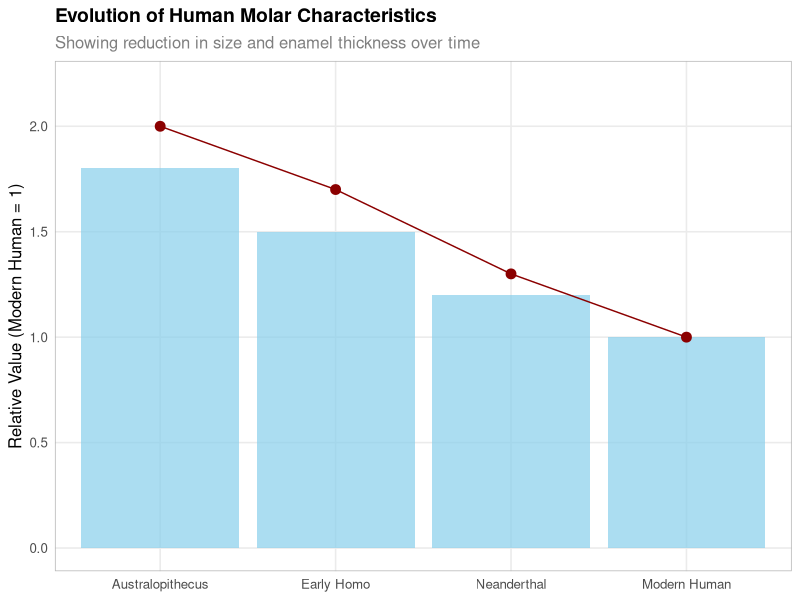
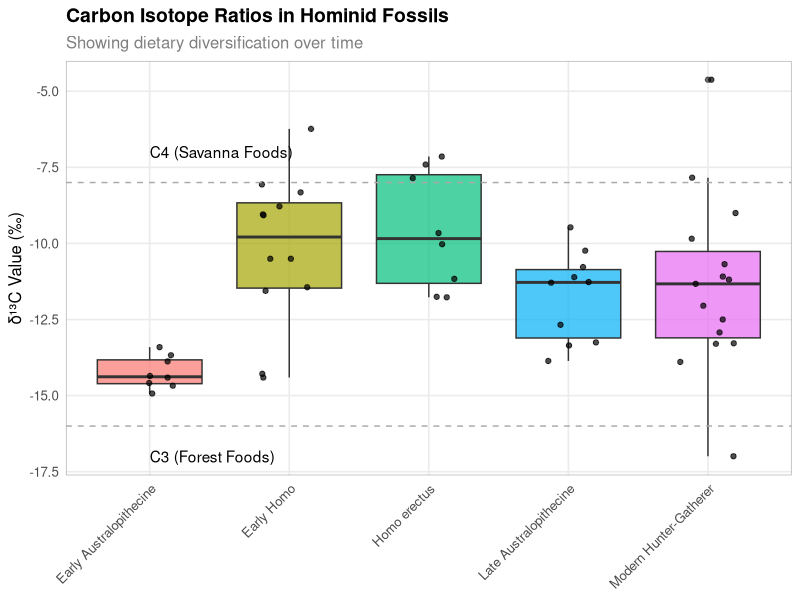
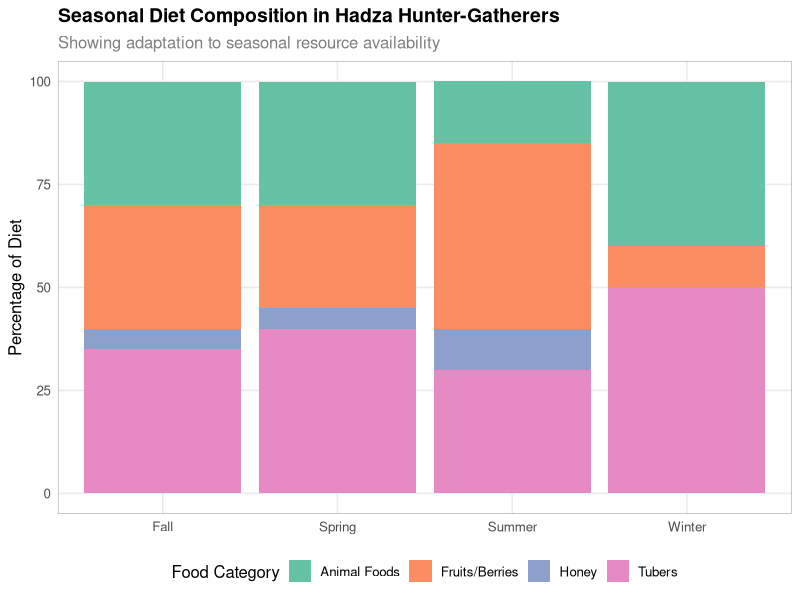
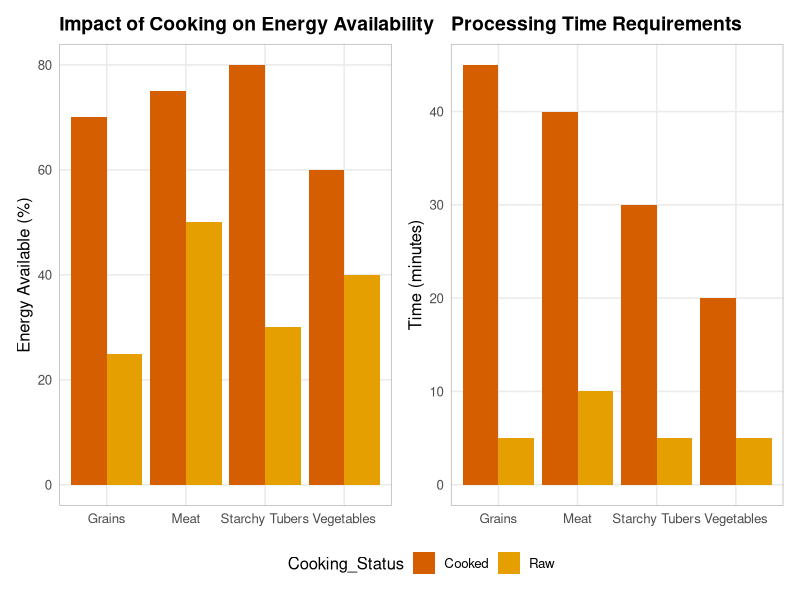
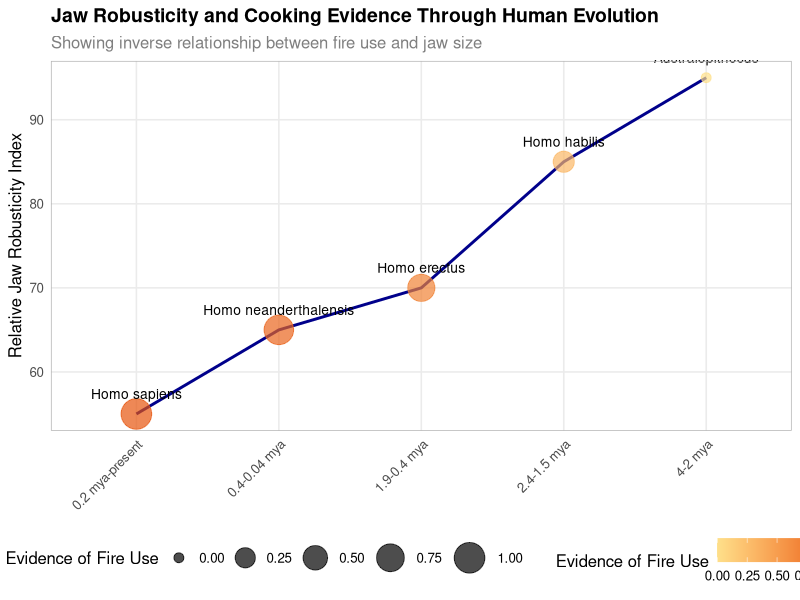

The R source for these figures, in order:
## ---- chunk 1
# Load necessary packages for this chapter
library(tidyverse)
library(knitr)
library(ggpubr)
library(patchwork)
library(here)

# Set default options
knitr::opts_chunk$set(
  echo = FALSE,
  message = FALSE,
  warning = FALSE,
  fig.width = 7,
  fig.height = 5,
  dpi = 300,
  out.width = "100%"
)

# Set consistent theme for all visualizations
theme_set(theme_minimal(base_size = 12) +
  theme(
    panel.grid.minor = element_blank(),
    panel.border = element_rect(color = "grey70", fill = NA, size = 0.5),
    plot.title = element_text(face = "bold", size = 14),
    plot.subtitle = element_text(size = 12, color = "grey50")
  )
)
## ---- chunk 2
# Sample code to create evolutionary tooth comparison
# In actual use, you would import real data

# Create sample data for visualization
hominid_teeth <- tibble(
  Species = factor(c("Australopithecus", "Early Homo", "Neanderthal", "Modern Human"),
                  levels = c("Australopithecus", "Early Homo", "Neanderthal", "Modern Human")),
  Molar_Size = c(1.8, 1.5, 1.2, 1.0),  # Relative sizes
  Enamel_Thickness = c(2.0, 1.7, 1.3, 1.0),  # Relative thickness
  Complexity = c(2.0, 1.8, 1.3, 1.0)  # Relative complexity
)

# Create visualization
ggplot(hominid_teeth, aes(x = Species, y = Molar_Size)) +
  geom_bar(stat = "identity", fill = "skyblue", alpha = 0.7) +
  geom_point(aes(y = Enamel_Thickness), color = "darkred", size = 3) +
  geom_line(aes(y = Enamel_Thickness, group = 1), color = "darkred") +
  labs(
    title = "Evolution of Human Molar Characteristics",
    subtitle = "Showing reduction in size and enamel thickness over time",
    y = "Relative Value (Modern Human = 1)",
    x = NULL
  ) +
  scale_y_continuous(limits = c(0, 2.2))
## ---- chunk 3
# Sample visualization of isotope data
# In actual use, you would import real data

# Create sample isotope data
isotope_data <- tibble(
  Era = c(rep("Early Australopithecine", 8), 
          rep("Late Australopithecine", 10),
          rep("Early Homo", 12), 
          rep("Homo erectus", 8),
          rep("Modern Hunter-Gatherer", 15)),
  d13C = c(rnorm(8, -14, 1), 
           rnorm(10, -12, 1.5),
           rnorm(12, -11, 1.8), 
           rnorm(8, -10, 2),
           rnorm(15, -12, 3)),
  Diet_Type = case_when(
    d13C < -16 ~ "Pure C3 (Forest)",
    d13C > -8 ~ "Pure C4 (Savanna)",
    TRUE ~ "Mixed C3/C4"
  )
)

# Create visualization
ggplot(isotope_data, aes(x = Era, y = d13C, fill = Era)) +
  geom_boxplot(alpha = 0.7) +
  geom_jitter(width = 0.2, alpha = 0.7) +
  geom_hline(yintercept = c(-16, -8), linetype = "dashed", color = "darkgrey") +
  annotate("text", x = 1, y = -17, label = "C3 (Forest Foods)", hjust = 0) +
  annotate("text", x = 1, y = -7, label = "C4 (Savanna Foods)", hjust = 0) +
  labs(
    title = "Carbon Isotope Ratios in Hominid Fossils",
    subtitle = "Showing dietary diversification over time",
    y = "δ¹³C Value (‰)",
    x = NULL
  ) +
  theme(axis.text.x = element_text(angle = 45, hjust = 1),
        legend.position = "none")
## ---- chunk 4
# Sample data for hunter-gatherer seasonal diet composition
# In actual use, you would import real data

# Create sample seasonal data
seasons <- c("Spring", "Summer", "Fall", "Winter")
hadza_data <- tibble(
  Season = rep(seasons, each = 4),
  Food_Category = rep(c("Tubers", "Fruits/Berries", "Honey", "Animal Foods"), 4),
  Percentage = c(
    40, 25, 5, 30,  # Spring
    30, 45, 10, 15, # Summer
    35, 30, 5, 30,  # Fall
    50, 10, 0, 40   # Winter
  )
)

# Create visualization
ggplot(hadza_data, aes(x = Season, y = Percentage, fill = Food_Category)) +
  geom_bar(stat = "identity", position = "stack") +
  scale_fill_brewer(palette = "Set2") +
  labs(
    title = "Seasonal Diet Composition in Hadza Hunter-Gatherers",
    subtitle = "Showing adaptation to seasonal resource availability",
    y = "Percentage of Diet",
    x = NULL,
    fill = "Food Category"
  ) +
  theme(legend.position = "bottom")
## ---- chunk 5
# Sample data for cooking impact
# In actual use, you would import real data

cooking_impact <- tibble(
  Food_Type = rep(c("Starchy Tubers", "Meat", "Vegetables", "Grains"), each = 2),
  Cooking_Status = rep(c("Raw", "Cooked"), 4),
  Energy_Available = c(
    30, 80,  # Tubers raw vs cooked
    50, 75,  # Meat raw vs cooked
    40, 60,  # Vegetables raw vs cooked
    25, 70   # Grains raw vs cooked
  ),
  Prep_Time = c(
    5, 30,  # Tubers
    10, 40, # Meat
    5, 20,  # Vegetables
    5, 45   # Grains
  )
)

# Create visualization
cooking_plot <- ggplot(cooking_impact, aes(x = Food_Type, y = Energy_Available, 
                                fill = Cooking_Status, group = Cooking_Status)) +
  geom_bar(stat = "identity", position = "dodge") +
  scale_fill_manual(values = c("Raw" = "#E69F00", "Cooked" = "#D55E00")) +
  labs(
    title = "Impact of Cooking on Energy Availability",
    y = "Energy Available (%)",
    x = NULL
  )

time_plot <- ggplot(cooking_impact, aes(x = Food_Type, y = Prep_Time, 
                              fill = Cooking_Status, group = Cooking_Status)) +
  geom_bar(stat = "identity", position = "dodge") +
  scale_fill_manual(values = c("Raw" = "#E69F00", "Cooked" = "#D55E00")) +
  labs(
    title = "Processing Time Requirements",
    y = "Time (minutes)",
    x = NULL
  )

# Combine plots
cooking_plot + time_plot + plot_layout(guides = "collect") &
  theme(legend.position = "bottom")
## ---- chunk 6
# Sample data for jaw characteristics
# In actual use, you would import real data

jaw_data <- tibble(
  Species = c("Australopithecus", "Homo habilis", "Homo erectus", "Homo neanderthalensis", "Homo sapiens"),
  Era = c("4-2 mya", "2.4-1.5 mya", "1.9-0.4 mya", "0.4-0.04 mya", "0.2 mya-present"),
  Jaw_Size = c(95, 85, 70, 65, 55),
  Evidence_of_Fire = c("None", "Contested", "Some", "Abundant", "Universal"),
  Fire_Score = c(0, 0.3, 0.7, 0.9, 1.0)
)

# Create visualization
ggplot(jaw_data, aes(x = Era, y = Jaw_Size, group = 1)) +
  geom_line(size = 1, color = "darkblue") +
  geom_point(aes(size = Fire_Score, color = Fire_Score), alpha = 0.7) +
  scale_color_gradient(low = "#FEE08B", high = "#E6550D") +
  scale_size_continuous(range = c(3, 10)) +
  geom_text(aes(label = Species), vjust = -1.5, size = 3.5) +
  labs(
    title = "Jaw Robusticity and Cooking Evidence Through Human Evolution",
    subtitle = "Showing inverse relationship between fire use and jaw size",
    y = "Relative Jaw Robusticity Index",
    x = NULL,
    color = "Evidence of Fire Use",
    size = "Evidence of Fire Use"
  ) +
  theme(legend.position = "bottom",
        axis.text.x = element_text(angle = 45, hjust = 1))
## ---- chunk 7
# End of chapter code - could include data export or other processing
# not shown in the rendered document

# Example of saving a dataset for use in a later chapter
# save(hominid_teeth, file = here("data", "processed", "hominid_teeth.RData"))
